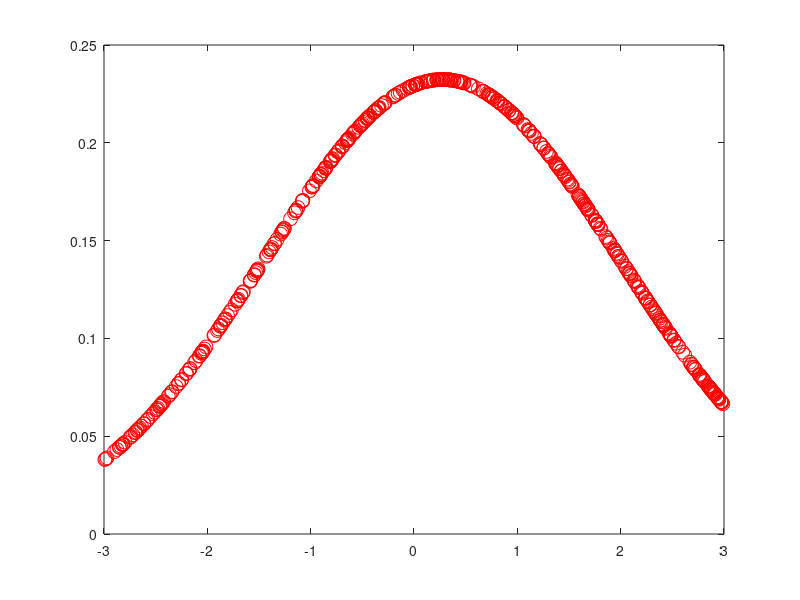

Here is the MATLAB script that generated this plot:
sum1=0;
for i=1:500
   x(i)=-3+rand*6;
   sum1=sum1+x(i);
   endfor
sum1=sum1/500;
var=x-sum1;
var=sqrt(sum(var.^2)/499);
x1=x-sum1;
x2=sqrt(2*pi)*var;
z=1/x2*e.^(-((x1.^2)/(2*(var.^2))));
plot(x,z,'ro','MarkerSize',10);%Normal Distribution


